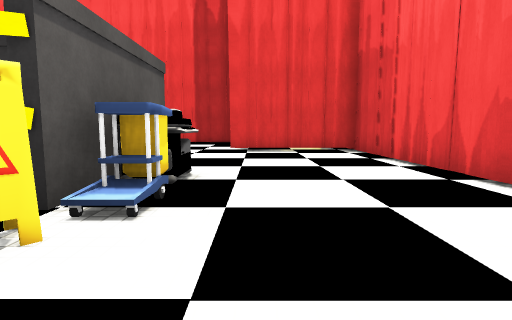
view 1 (above)

24 first-person views from a walk through a 3-D level made in the Unity game engine. The camera is 1.2 m above the floor, tilts 6° down and sees 80° across. Doors are open. The floor is counted in squares, 2 m on a side. Each view is taken from the middle of a square. On the plan, view 1 faces up. The plan holds only what a view shows up to about 9 squares ahead; the rest is blank. The place goes on beyond the plan. Some animated figures are not drawn. Some surface patterns are stand-ins.

view 2
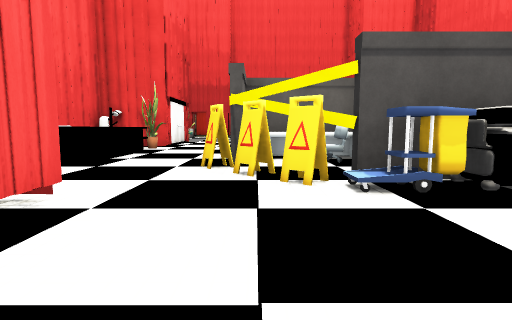

view 3
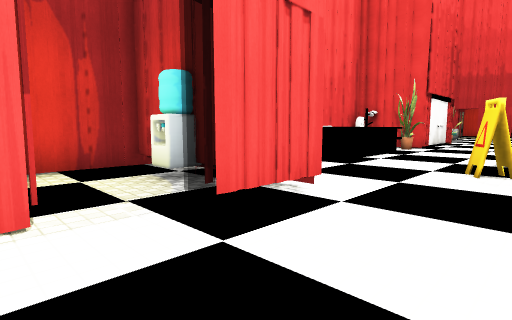

view 4
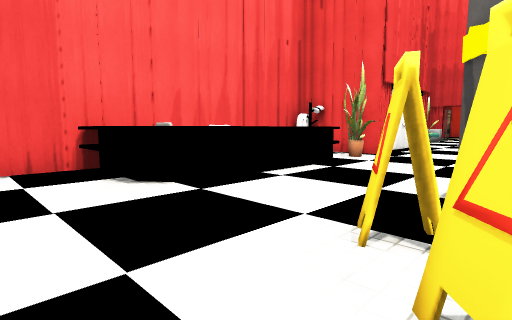

view 5
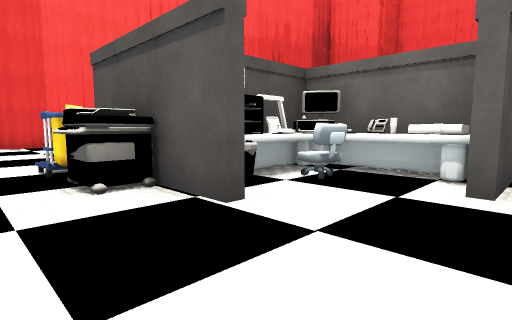

view 6
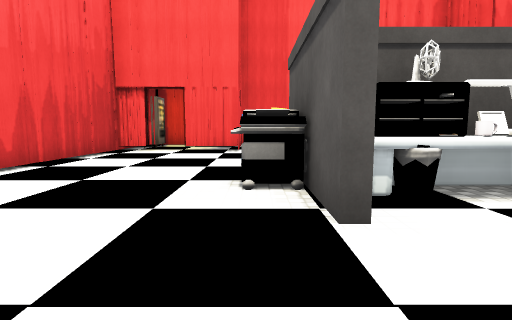

view 7
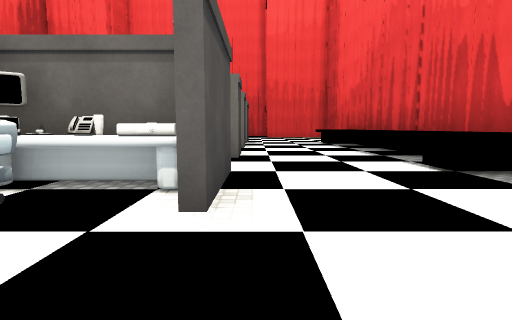

view 8
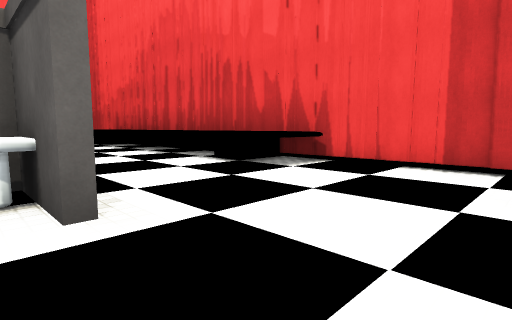

view 9
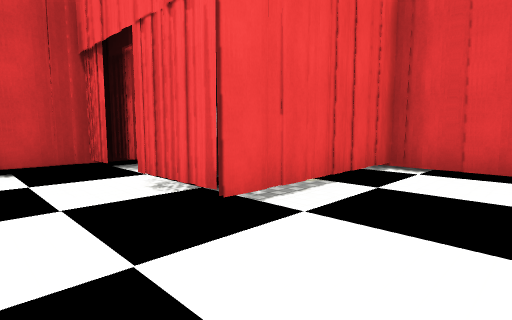

view 10
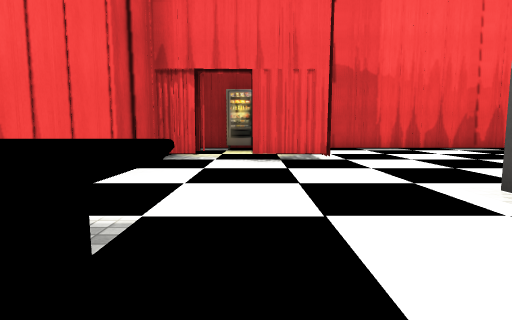

view 11
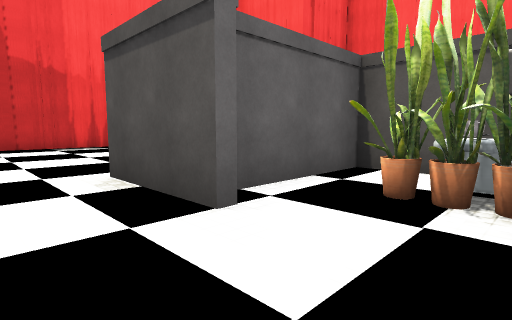

view 12
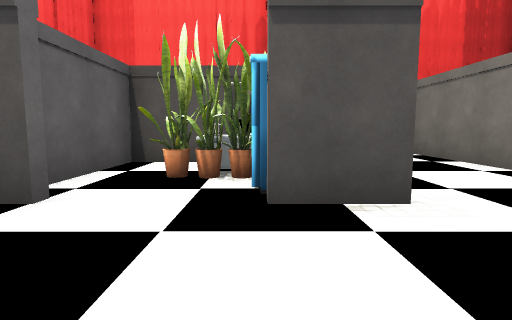

view 13
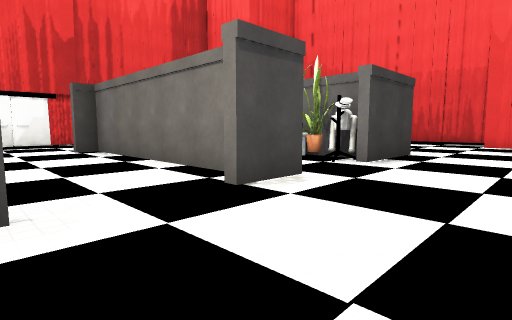

view 14
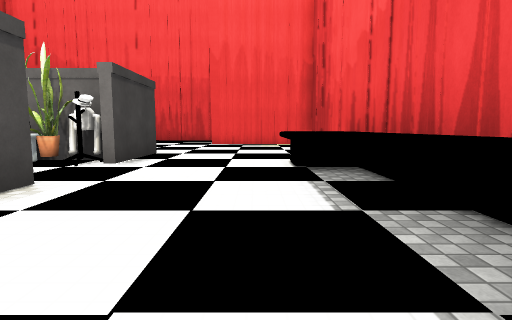

view 15
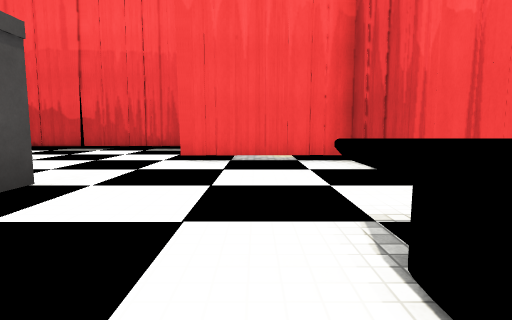

view 16
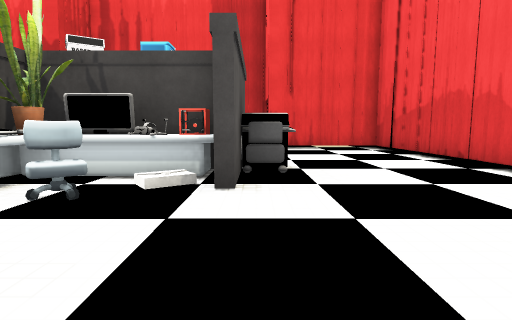

view 17
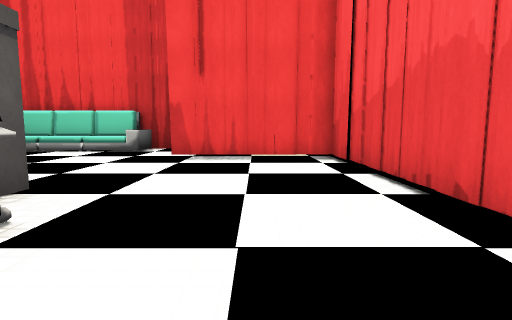

view 18
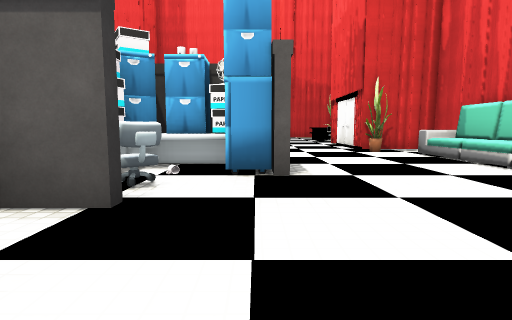

view 19
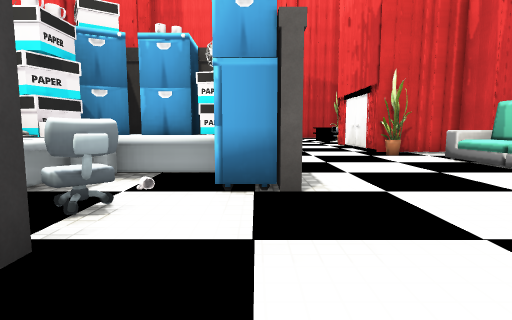

view 20
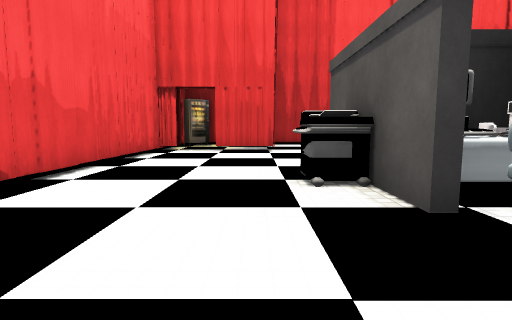

view 21
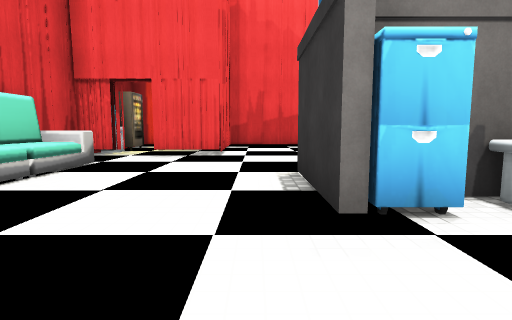

view 22
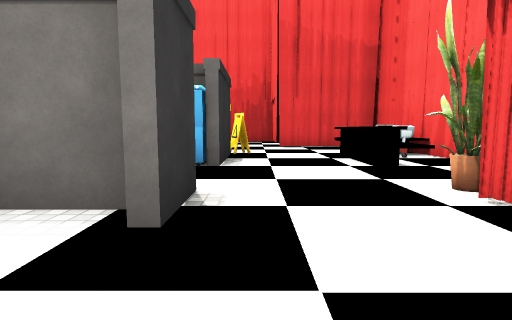

view 23
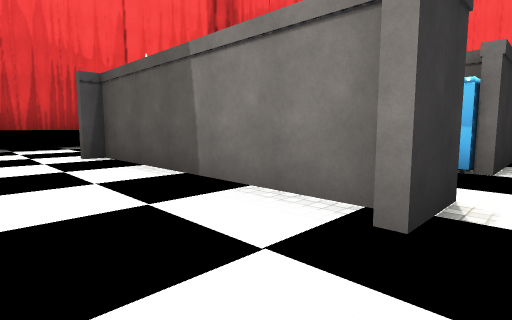

view 24
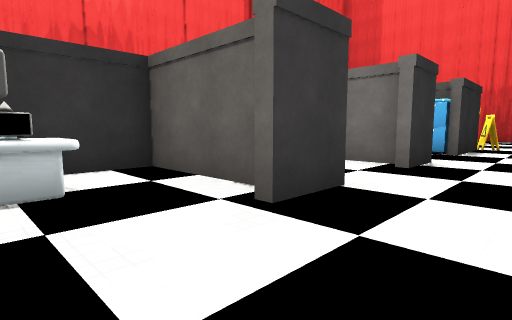

### Floor plan
Key: @ floor where view 1 was taken; # wall or solid block; . floor; / step, stairs or slope; D open door; = window, fence, low wall or low ledge; ^ raised ledge; P printer; C cart; H chair; L plant; B bin; M computer; U mug; S shelf; E desk; A cabinet; O other object.
Columns run from 21 left of view 1 to 3 right of it. Each row starts with its distance up from view 1.
 11    #####^^^^^^^^^#####  ^
 10    =...^^   ^   ^^..DD##^
  9   .=................DD.#
  8 #DD=................====^
  7 #.........#......#......=
  6 #.....# L.#..#A.#O......=
  5 #...#PHOE  ..ELL.OHB....=
  4 #...POOL   ... ..MUSP...=
  3 #...#UOAO##..  ##^^#C...=
  2 #....H=AE.#...   HH#/...=
  1 #.....AOA.#..##.A###....=
  0 #....................@..=
 -1 ^===.................=DD^
 -2  # DD.==.=L##=LOO OO.==#
 -3  ##DDOOOOO.O  O  HO..=#
 -4   ####   ##  ##########

Where each view was taken, in squares from view 1:
view 1: 0 up, 0 right, facing up
view 2: 1 up, 2 right, facing left
view 3: 1 up, 2 right, facing down-left
view 4: 1 up, 1 left, facing down-left
view 5: 7 up, 0 right, facing down-left
view 6: 7 up, 1 left, facing down
view 7: 7 up, 1 left, facing left
view 8: 6 up, 1 left, facing up-left
view 9: 6 up, 2 left, facing up-right
view 10: 9 up, 6 left, facing right
view 11: 8 up, 7 left, facing down-right
view 12: 9 up, 7 left, facing down
view 13: 9 up, 8 left, facing down-left
view 14: 9 up, 8 left, facing left
view 15: 9 up, 12 left, facing left
view 16: 8 up, 17 left, facing down
view 17: 5 up, 19 left, facing down
view 18: 1 up, 19 left, facing right
view 19: 1 up, 18 left, facing right
view 20: 0 up, 18 left, facing up
view 21: 0 up, 11 left, facing left
view 22: 0 up, 10 left, facing right
view 23: 0 up, 10 left, facing up-right
view 24: 1 down, 13 left, facing up-right
